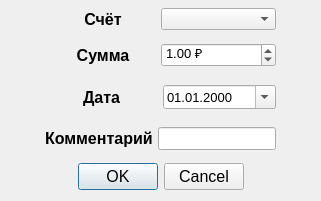
<?xml version="1.0" encoding="UTF-8"?>
<ui version="4.0">
 <class>Dialog</class>
 <widget class="QDialog" name="Dialog">
  <property name="geometry">
   <rect>
    <x>0</x>
    <y>0</y>
    <width>321</width>
    <height>201</height>
   </rect>
  </property>
  <property name="sizePolicy">
   <sizepolicy hsizetype="Fixed" vsizetype="Fixed">
    <horstretch>0</horstretch>
    <verstretch>0</verstretch>
   </sizepolicy>
  </property>
  <property name="minimumSize">
   <size>
    <width>321</width>
    <height>201</height>
   </size>
  </property>
  <property name="maximumSize">
   <size>
    <width>321</width>
    <height>201</height>
   </size>
  </property>
  <property name="windowTitle">
   <string notr="true">Доход</string>
  </property>
  <property name="sizeGripEnabled">
   <bool>false</bool>
  </property>
  <property name="modal">
   <bool>true</bool>
  </property>
  <layout class="QVBoxLayout" name="verticalLayout">
   <property name="spacing">
    <number>5</number>
   </property>
   <property name="leftMargin">
    <number>5</number>
   </property>
   <property name="topMargin">
    <number>5</number>
   </property>
   <property name="rightMargin">
    <number>5</number>
   </property>
   <property name="bottomMargin">
    <number>5</number>
   </property>
   <item>
    <layout class="QHBoxLayout" name="horizontalLayout_4">
     <property name="spacing">
      <number>0</number>
     </property>
     <property name="leftMargin">
      <number>40</number>
     </property>
     <property name="rightMargin">
      <number>40</number>
     </property>
     <item>
      <widget class="QLabel" name="account_label">
       <property name="font">
        <font>
         <pointsize>12</pointsize>
         <weight>75</weight>
         <bold>true</bold>
        </font>
       </property>
       <property name="text">
        <string notr="true">Счёт</string>
       </property>
       <property name="alignment">
        <set>Qt::AlignCenter</set>
       </property>
      </widget>
     </item>
     <item>
      <widget class="QComboBox" name="account_list"/>
     </item>
    </layout>
   </item>
   <item>
    <layout class="QHBoxLayout" name="horizontalLayout" stretch="0,0">
     <property name="spacing">
      <number>0</number>
     </property>
     <property name="leftMargin">
      <number>40</number>
     </property>
     <property name="topMargin">
      <number>5</number>
     </property>
     <property name="rightMargin">
      <number>40</number>
     </property>
     <property name="bottomMargin">
      <number>5</number>
     </property>
     <item>
      <widget class="QLabel" name="sum_label">
       <property name="font">
        <font>
         <pointsize>12</pointsize>
         <weight>75</weight>
         <bold>true</bold>
        </font>
       </property>
       <property name="text">
        <string notr="true">Сумма</string>
       </property>
       <property name="alignment">
        <set>Qt::AlignCenter</set>
       </property>
      </widget>
     </item>
     <item>
      <widget class="QDoubleSpinBox" name="sum_input">
       <property name="font">
        <font>
         <pointsize>10</pointsize>
        </font>
       </property>
       <property name="prefix">
        <string/>
       </property>
       <property name="suffix">
        <string notr="true"> ₽</string>
       </property>
       <property name="minimum">
        <double>0.010000000000000</double>
       </property>
       <property name="maximum">
        <double>9999999.000000000000000</double>
       </property>
       <property name="stepType">
        <enum>QAbstractSpinBox::DefaultStepType</enum>
       </property>
       <property name="value">
        <double>1.000000000000000</double>
       </property>
      </widget>
     </item>
    </layout>
   </item>
   <item>
    <layout class="QHBoxLayout" name="horizontalLayout_3">
     <property name="leftMargin">
      <number>40</number>
     </property>
     <property name="topMargin">
      <number>5</number>
     </property>
     <property name="rightMargin">
      <number>40</number>
     </property>
     <property name="bottomMargin">
      <number>5</number>
     </property>
     <item>
      <widget class="QLabel" name="date_label">
       <property name="font">
        <font>
         <pointsize>12</pointsize>
         <weight>75</weight>
         <bold>true</bold>
        </font>
       </property>
       <property name="text">
        <string notr="true">Дата</string>
       </property>
       <property name="alignment">
        <set>Qt::AlignCenter</set>
       </property>
      </widget>
     </item>
     <item>
      <widget class="QDateEdit" name="date_edit">
       <property name="font">
        <font>
         <pointsize>10</pointsize>
        </font>
       </property>
       <property name="maximumDateTime">
        <datetime>
         <hour>23</hour>
         <minute>59</minute>
         <second>59</second>
         <year>3999</year>
         <month>12</month>
         <day>31</day>
        </datetime>
       </property>
       <property name="minimumDate">
        <date>
         <year>1900</year>
         <month>1</month>
         <day>1</day>
        </date>
       </property>
       <property name="displayFormat">
        <string notr="true">dd.MM.yyyy</string>
       </property>
       <property name="calendarPopup">
        <bool>true</bool>
       </property>
      </widget>
     </item>
    </layout>
   </item>
   <item>
    <layout class="QHBoxLayout" name="horizontalLayout_2" stretch="1,0">
     <property name="sizeConstraint">
      <enum>QLayout::SetDefaultConstraint</enum>
     </property>
     <property name="leftMargin">
      <number>40</number>
     </property>
     <property name="topMargin">
      <number>5</number>
     </property>
     <property name="rightMargin">
      <number>40</number>
     </property>
     <property name="bottomMargin">
      <number>5</number>
     </property>
     <item>
      <widget class="QLabel" name="comment_label">
       <property name="font">
        <font>
         <pointsize>12</pointsize>
         <weight>75</weight>
         <bold>true</bold>
        </font>
       </property>
       <property name="text">
        <string notr="true">Комментарий</string>
       </property>
      </widget>
     </item>
     <item>
      <widget class="QLineEdit" name="comment_input">
       <property name="font">
        <font>
         <pointsize>10</pointsize>
        </font>
       </property>
       <property name="maxLength">
        <number>16</number>
       </property>
      </widget>
     </item>
    </layout>
   </item>
   <item>
    <widget class="QDialogButtonBox" name="button_box">
     <property name="font">
      <font>
       <pointsize>12</pointsize>
      </font>
     </property>
     <property name="orientation">
      <enum>Qt::Horizontal</enum>
     </property>
     <property name="standardButtons">
      <set>QDialogButtonBox::Cancel|QDialogButtonBox::Ok</set>
     </property>
     <property name="centerButtons">
      <bool>true</bool>
     </property>
    </widget>
   </item>
  </layout>
 </widget>
 <resources/>
 <connections/>
</ui>
